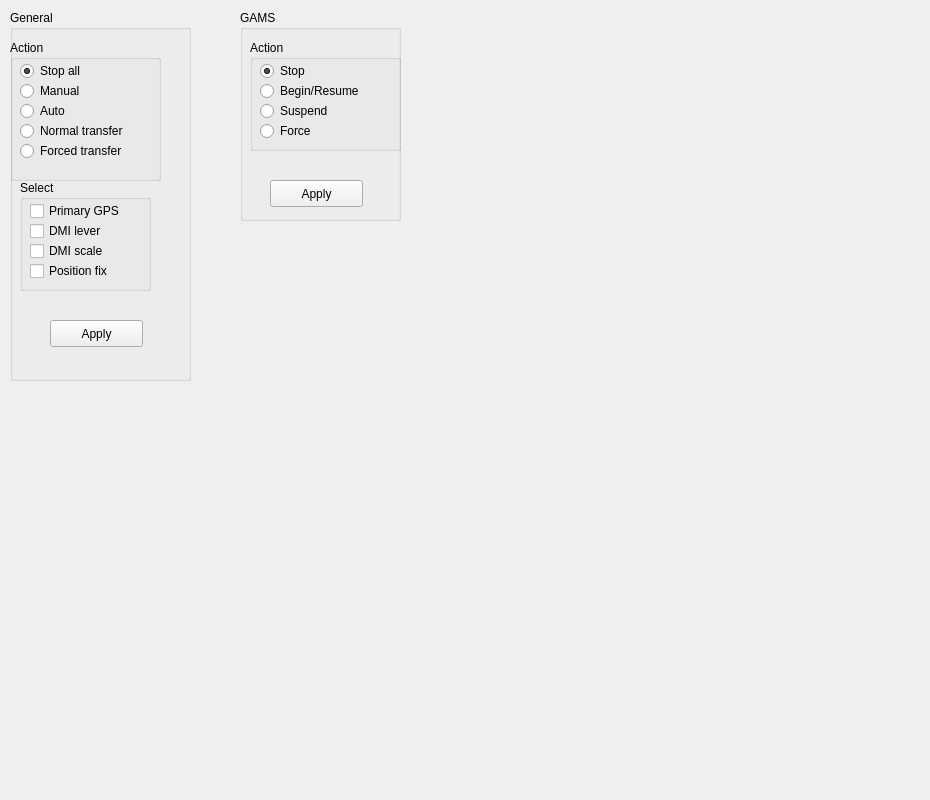
<?xml version="1.0" encoding="UTF-8"?>
<ui version="4.0">
 <class>AutoCalibrationControl</class>
 <widget class="QWidget" name="AutoCalibrationControl">
  <property name="geometry">
   <rect>
    <x>0</x>
    <y>0</y>
    <width>930</width>
    <height>800</height>
   </rect>
  </property>
  <property name="windowTitle">
   <string>Form</string>
  </property>
  <widget class="QGroupBox" name="GeneralBox">
   <property name="geometry">
    <rect>
     <x>10</x>
     <y>10</y>
     <width>181</width>
     <height>371</height>
    </rect>
   </property>
   <property name="title">
    <string>General</string>
   </property>
   <widget class="QGroupBox" name="actionGeneralBox">
    <property name="geometry">
     <rect>
      <x>0</x>
      <y>30</y>
      <width>151</width>
      <height>141</height>
     </rect>
    </property>
    <property name="title">
     <string>Action</string>
    </property>
    <widget class="QRadioButton" name="stopGeneralRadioButton">
     <property name="geometry">
      <rect>
       <x>10</x>
       <y>20</y>
       <width>109</width>
       <height>22</height>
      </rect>
     </property>
     <property name="text">
      <string>Stop all</string>
     </property>
     <property name="checked">
      <bool>true</bool>
     </property>
    </widget>
    <widget class="QRadioButton" name="manualGeneralRadioButton">
     <property name="geometry">
      <rect>
       <x>10</x>
       <y>40</y>
       <width>109</width>
       <height>22</height>
      </rect>
     </property>
     <property name="text">
      <string>Manual</string>
     </property>
    </widget>
    <widget class="QRadioButton" name="autoGeneralRadioButton">
     <property name="geometry">
      <rect>
       <x>10</x>
       <y>60</y>
       <width>109</width>
       <height>22</height>
      </rect>
     </property>
     <property name="text">
      <string>Auto</string>
     </property>
    </widget>
    <widget class="QRadioButton" name="normalGeneralRadioButton">
     <property name="geometry">
      <rect>
       <x>10</x>
       <y>80</y>
       <width>131</width>
       <height>22</height>
      </rect>
     </property>
     <property name="text">
      <string>Normal transfer</string>
     </property>
    </widget>
    <widget class="QRadioButton" name="forcedGeneralRadioButton">
     <property name="geometry">
      <rect>
       <x>10</x>
       <y>100</y>
       <width>131</width>
       <height>22</height>
      </rect>
     </property>
     <property name="text">
      <string>Forced transfer</string>
     </property>
    </widget>
    <zorder>stopGeneralRadioButton</zorder>
    <zorder>manualGeneralRadioButton</zorder>
    <zorder>autoGeneralRadioButton</zorder>
    <zorder>normalGeneralRadioButton</zorder>
    <zorder>forcedGeneralRadioButton</zorder>
    <zorder>selectGeneralBox</zorder>
   </widget>
   <widget class="QGroupBox" name="selectGeneralBox">
    <property name="geometry">
     <rect>
      <x>10</x>
      <y>170</y>
      <width>131</width>
      <height>111</height>
     </rect>
    </property>
    <property name="title">
     <string>Select</string>
    </property>
    <widget class="QCheckBox" name="gpsCheckBox">
     <property name="geometry">
      <rect>
       <x>10</x>
       <y>20</y>
       <width>111</width>
       <height>22</height>
      </rect>
     </property>
     <property name="text">
      <string>Primary GPS</string>
     </property>
    </widget>
    <widget class="QCheckBox" name="dmiLeverCheckBox">
     <property name="geometry">
      <rect>
       <x>10</x>
       <y>40</y>
       <width>94</width>
       <height>22</height>
      </rect>
     </property>
     <property name="text">
      <string>DMI lever</string>
     </property>
    </widget>
    <widget class="QCheckBox" name="dmiScaleCheckBox">
     <property name="geometry">
      <rect>
       <x>10</x>
       <y>60</y>
       <width>94</width>
       <height>22</height>
      </rect>
     </property>
     <property name="text">
      <string>DMI scale</string>
     </property>
    </widget>
    <widget class="QCheckBox" name="posCheckBox">
     <property name="geometry">
      <rect>
       <x>10</x>
       <y>80</y>
       <width>111</width>
       <height>22</height>
      </rect>
     </property>
     <property name="text">
      <string>Position fix</string>
     </property>
    </widget>
    <zorder>gpsCheckBox</zorder>
    <zorder>dmiLeverCheckBox</zorder>
    <zorder>dmiScaleCheckBox</zorder>
    <zorder>posCheckBox</zorder>
    <zorder>GeneralBox</zorder>
   </widget>
   <widget class="QPushButton" name="applyGeneralButton">
    <property name="geometry">
     <rect>
      <x>40</x>
      <y>310</y>
      <width>93</width>
      <height>27</height>
     </rect>
    </property>
    <property name="text">
     <string>Apply</string>
    </property>
   </widget>
  </widget>
  <widget class="QGroupBox" name="GAMSBox">
   <property name="geometry">
    <rect>
     <x>240</x>
     <y>10</y>
     <width>161</width>
     <height>211</height>
    </rect>
   </property>
   <property name="title">
    <string>GAMS</string>
   </property>
   <widget class="QGroupBox" name="actionGAMSBox">
    <property name="geometry">
     <rect>
      <x>10</x>
      <y>30</y>
      <width>151</width>
      <height>111</height>
     </rect>
    </property>
    <property name="title">
     <string>Action</string>
    </property>
    <widget class="QRadioButton" name="stopGAMSRadioButton">
     <property name="geometry">
      <rect>
       <x>10</x>
       <y>20</y>
       <width>109</width>
       <height>22</height>
      </rect>
     </property>
     <property name="text">
      <string>Stop</string>
     </property>
     <property name="checked">
      <bool>true</bool>
     </property>
    </widget>
    <widget class="QRadioButton" name="beginGAMSRadioButton">
     <property name="geometry">
      <rect>
       <x>10</x>
       <y>40</y>
       <width>121</width>
       <height>22</height>
      </rect>
     </property>
     <property name="text">
      <string>Begin/Resume</string>
     </property>
    </widget>
    <widget class="QRadioButton" name="suspendGAMSRadioButton">
     <property name="geometry">
      <rect>
       <x>10</x>
       <y>60</y>
       <width>109</width>
       <height>22</height>
      </rect>
     </property>
     <property name="text">
      <string>Suspend</string>
     </property>
    </widget>
    <widget class="QRadioButton" name="forceGAMSRadioButton">
     <property name="geometry">
      <rect>
       <x>10</x>
       <y>80</y>
       <width>131</width>
       <height>22</height>
      </rect>
     </property>
     <property name="text">
      <string>Force</string>
     </property>
    </widget>
   </widget>
   <widget class="QPushButton" name="applyGAMSButton">
    <property name="geometry">
     <rect>
      <x>30</x>
      <y>170</y>
      <width>93</width>
      <height>27</height>
     </rect>
    </property>
    <property name="text">
     <string>Apply</string>
    </property>
   </widget>
  </widget>
 </widget>
 <resources/>
 <connections>
  <connection>
   <sender>applyGAMSButton</sender>
   <signal>pressed()</signal>
   <receiver>AutoCalibrationControl</receiver>
   <slot>applyGAMSPressed()</slot>
   <hints>
    <hint type="sourcelabel">
     <x>316</x>
     <y>193</y>
    </hint>
    <hint type="destinationlabel">
     <x>464</x>
     <y>399</y>
    </hint>
   </hints>
  </connection>
  <connection>
   <sender>applyGeneralButton</sender>
   <signal>pressed()</signal>
   <receiver>AutoCalibrationControl</receiver>
   <slot>applyGeneralPressed()</slot>
   <hints>
    <hint type="sourcelabel">
     <x>96</x>
     <y>333</y>
    </hint>
    <hint type="destinationlabel">
     <x>464</x>
     <y>399</y>
    </hint>
   </hints>
  </connection>
 </connections>
 <slots>
  <slot>applyGeneralPressed()</slot>
  <slot>applyGAMSPressed()</slot>
 </slots>
</ui>
